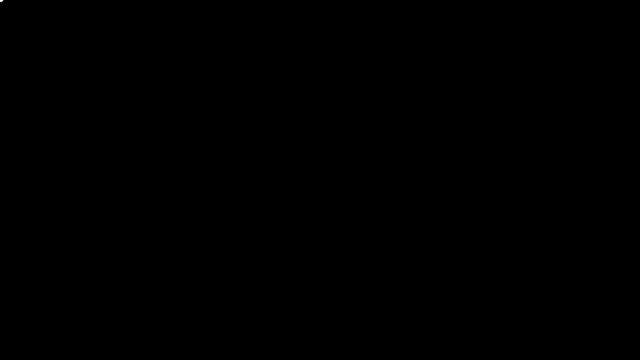
Frame 1 (no input)
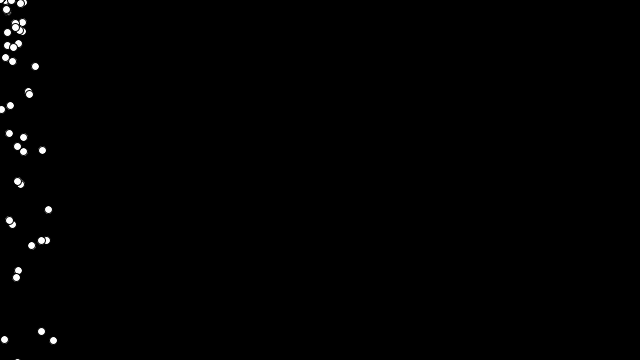
Frame 60 (the mouse pressed at the canvas centre just before this capture)
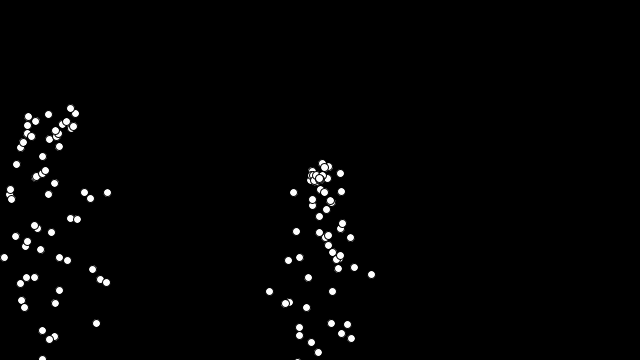
Frame 120 (the mouse held since frame 60 and released just before this capture)

The Processing sketch that drew these frames (run headless with seeded random() and noise(); from frame 60 on, the mouse is pressed at the canvas centre):

// Processing sketch: Particle_system_review
// ── Particle_system_review.pde
ArrayList <Particle> particles;
PVector origin;
PVector gravity;

void setup(){
  size(640, 360);
  particles= new ArrayList <Particle> ();
  gravity= new PVector (0, 0.09);
  
  
}
  
  void draw() {
    background (0);
    particles.add (new Particle());
    for(int i=0;i<particles.size(); i++) {
      Particle p=particles.get(i);
      p.update();
      p.display();
      p.checkedges();
      p.applyforce(gravity);
      if (p.acceleration.y>1.8){
        particles.remove(i);
      }
    }
    
    
    
    
  }
// ── Particles.pde
class Particle {
  
  PVector velocity;
  PVector position;
  PVector acceleration; 
  
  Particle (){
    acceleration = new PVector (0, 0.05);
    position = new PVector (mouseX, mouseY);
    velocity = new PVector (random (-1,1), random(-2, 0));
    
  }
  
  void update (){ 
    
   velocity . add (acceleration);
   position . add (velocity);
  }
  
  void display(){
    fill (255);
    ellipse (position.x, position.y, 8, 8); 
  }
    void checkedges (){
      if (position.x > width) {
        
        position.x = width; 
        velocity.x *= -1;
      } else if (position.x < 0) {
        velocity.x *= -1;
        position.x = 0; 
      }
    if (position.y > height){
      velocity.y *= -1;
      position.y = height; 
    }
   }
   void applyforce (PVector force){
     PVector f = PVector.div (force, 9);
     acceleration.add (f); 
   }
 } 
